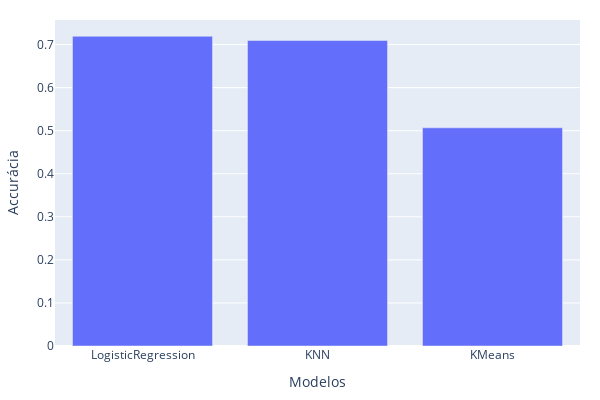

Source (notebook cell):
### Code cell
df = pd.read_csv('acc.csv')

fig = px.bar(df, x='Model', y='Accuracy', labels={'Model':'Modelos', 'Accuracy':'Accurácia'})

fig.update_layout(
    width=600,
    height=400,
    margin=dict(l=20, r=20, t=20, b=20)
)

fig.write_image("plots/acc.pdf", engine="kaleido")

fig.show()

### Figure 1 — Plotly figure (JSON) as saved in the notebook; plotly's stock layout.template omitted (floating-point values rounded to 4 significant figures)
{"data": [{"alignmentgroup": "True", "hovertemplate": "Modelos=%{x}<br>Accurácia=%{y}<extra></extra>", "legendgroup": "", "marker": {"color": "#636efa", "pattern": {"shape": ""}}, "name": "", "offsetgroup": "", "orientation": "v", "showlegend": false, "textposition": "auto", "type": "bar", "x": ["LogisticRegression", "KNN", "KMeans"], "xaxis": "x", "y": [0.7192, 0.7094, 0.5067], "yaxis": "y"}], "layout": {"barmode": "relative", "height": 400, "legend": {"tracegroupgap": 0}, "margin": {"b": 20, "l": 20, "r": 20, "t": 20}, "width": 600, "xaxis": {"anchor": "y", "domain": [0, 1], "title": {"text": "Modelos"}}, "yaxis": {"anchor": "x", "domain": [0, 1], "title": {"text": "Accurácia"}}}}
